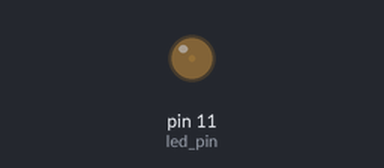
Simulated run of this sketch. Board: Arduino Uno, built with avr-gcc and run on an emulated ATmega328P. On the bench: output pins drawn as LEDs (lit = HIGH).

Above: at 0.05 s.
At 1.05 s:
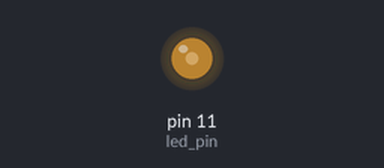
At 2.0 s:
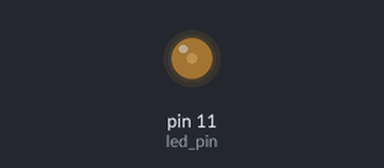
Timing chart, 0 to 5.9 s (numbered marks = the images above):
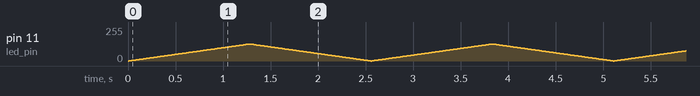

The sketch:

sketch_jun5a.ino
```cpp
const int led_pin=11;
void setup() {
  pinMode(led_pin,OUTPUT);
}

void loop() {
for(int b=1;b<=127;b+=1){
  delay(10);
  analogWrite(led_pin,b);
}
for(int b=127;b>=0;b-=1){
  delay(10);
  analogWrite(led_pin,b);
}
}
```
